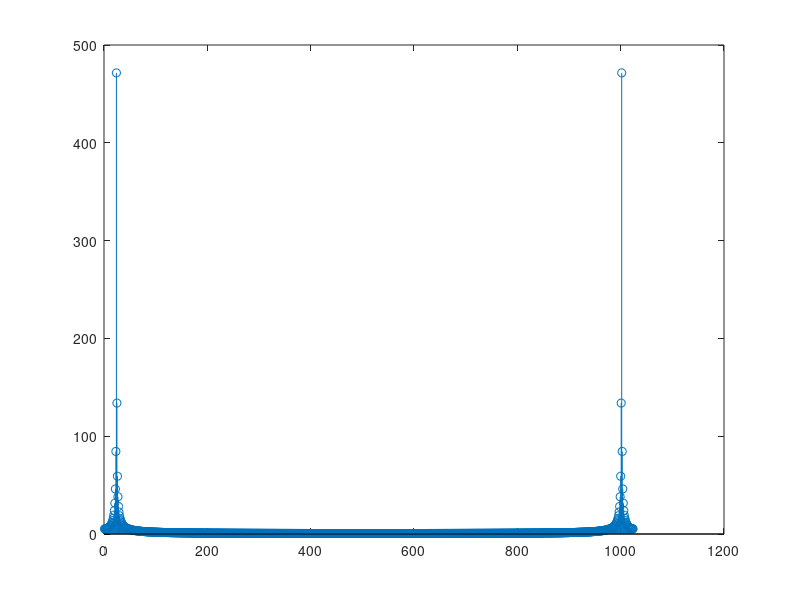
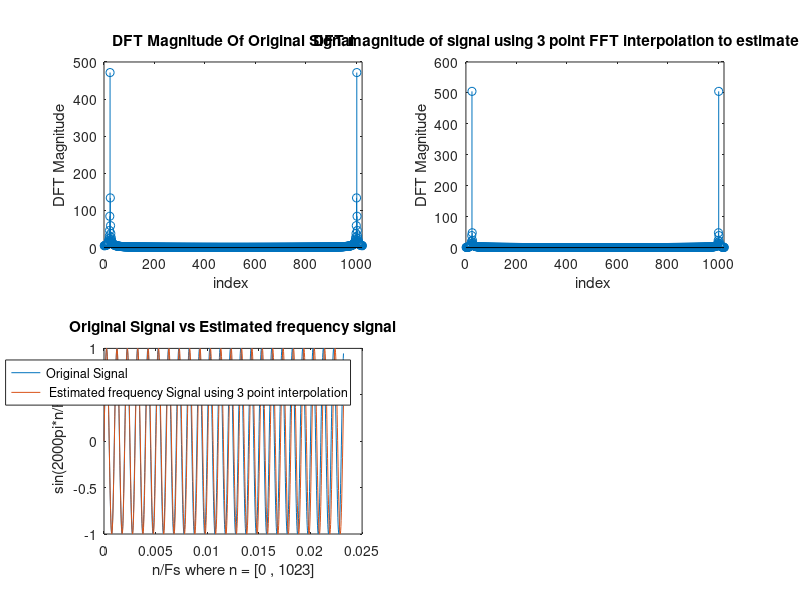
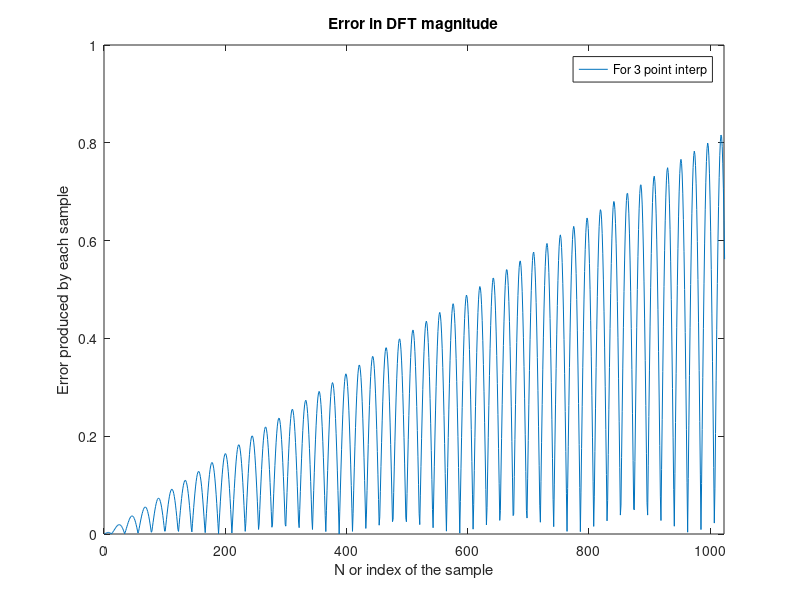

Write the MATLAB code that produced these figures, in order.
N =1024;
n = 0:1:N-1; % index grid for sampling
fs = 44100;

w1 = rectwin(N); %window function (Hanning Window)


x2 = sin(2*pi*1000*n/fs); % sampling of signal
X_2  = fft(x2 , N);
X2_windowed = fft(x2.*transpose(w1),N); % DFT of the windowed samples

figure()
stem(abs(X2_windowed)); % plotting of Magnitude of DFT samples (used to obtain peak bin or 'k')

k = 24; % required index of the peak DFT sample -> Observed from the DFT magnitude plot (abcissa of the peak)




yp1 = abs(X2_windowed(k+1));                   % bin1
ym1 = abs(X2_windowed(k-1));                   % bin2
yl = abs(X2_windowed(k));                      % bin3

d = 2*((yp1-ym1)/(yp1+ym1+2*yl));    % calculation of the correction term used in estimation of signal

f_est = (k+d-1)*fs/N;      % frequency estimate with interpolation
f_est2 = (k-1)*fs/N;       % frequency estimate without interpolation

% DFT plots of signals for f_actual and f_estimate
x_obtained =  sin(2*pi*f_est*n/fs);

figure();
subplot(2,2,1);
stem(abs(X_2));
xlim([0 1023]);
xlabel('index ');
ylabel('DFT Magnitude');
title('DFT Magnitude Of Original Signal');

subplot(2,2,2);
stem(abs(fft(x_obtained,N)));
xlim([0 1023]);
xlabel('index ');
ylabel('DFT Magnitude');
title('DFT magnitude of signal using 3 point FFT interpolation to estimate frequecny');

%combined plots of actual signal and the estimated signal
subplot(2,2,3);
plot(n/fs , x2);
hold on
plot(n/fs , x_obtained);
xlabel('n/Fs where n = [0 , 1023]');
ylabel(' sin(2000pi*n/Fs)');
hold off
title('Original Signal vs Estimated frequency signal');
legend('Original Signal' , ' Estimated frequency Signal using 3 point interpolation');
% Notice that both the signals overlap


% Error calculation
figure();
Error = abs((x_obtained) - (x2));
E_max  = max(Error);
plot(Error);
title('absolute error in 2 signals');
xlim([ 0 1023]);
xlabel('N or index of the sample');
ylabel('Error produced by each sample');
title('Error in DFT magnitude');
legend('For 3 point interp');
xlim([ 0 1023]);